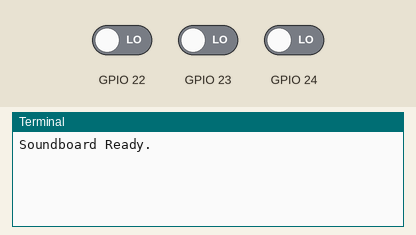
Simulated run of this program. Board: Raspberry Pi (BCM pin numbers). Shown: the last lines printed to the terminal. The inputs (shaded band) are chosen by the test bench; at power-on: GPIO 22 LOW, GPIO 23 LOW, GPIO 24 LOW.

Above: at 1.2 s.
1.3 s: GPIO 22 driven HIGH
At 2.0 s:
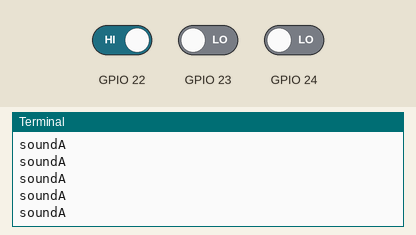
2.8 s: GPIO 23 driven HIGH
At 3.9 s:
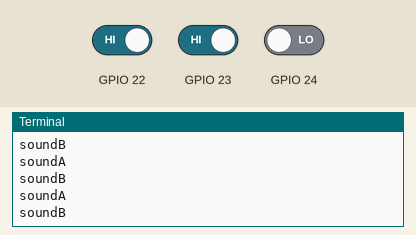
4.3 s: GPIO 24 driven HIGH
At 5.3 s:
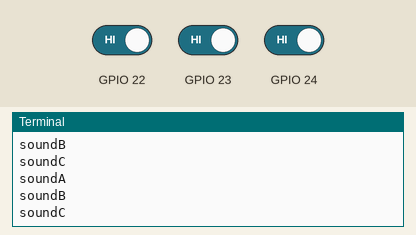

Measured:
- after the input at 1.3 s, the terminal: prints a new line at once (image 1)
- after the input at 2.8 s, the terminal: prints a new line at once (image 2)
- after the input at 4.3 s, the terminal: prints a new line at once (image 3)

The program:

soundboard.py
```python
import pygame.mixer
import RPi.GPIO as GPIO
from time import sleep
from sys import exit

GPIO.setmode(GPIO.BCM)

GPIO.setup(22,GPIO.IN)
GPIO.setup(23,GPIO.IN)
GPIO.setup(24,GPIO.IN)

pygame.mixer.init(48000,-16,1,1024)

soundA = pygame.mixer.Sound("/usr/share/sounds/alsa/Front_Center.wav")
soundB = pygame.mixer.Sound("/usr/share/sounds/alsa/Front_Left.wav")
soundC = pygame.mixer.Sound("/usr/share/sounds/alsa/Front_Right.wav")

soundChannelA = pygame.mixer.Channel(1)
soundChannelB = pygame.mixer.Channel(2)
soundChannelC = pygame.mixer.Channel(3)

print("Soundboard Ready.")

while True:
  try:
    if(GPIO.input(22) == True):
      soundChannelA.play(soundA)
      print("soundA")
    if(GPIO.input(23) == True):
      soundChannelB.play(soundB)
      print("soundB")
    if(GPIO.input(24) == True):
      soundChannelC.play(soundC)
      print("soundC")
    sleep(.01)

  except KeyboardInterrupt:
    exit()
```
